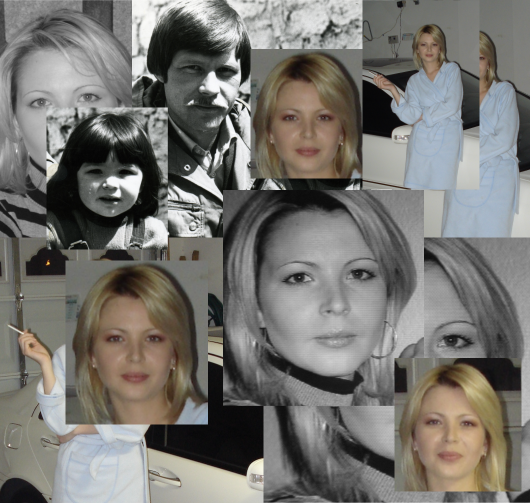
#> input picture mom.png, 1060 x 1006 px (shown at 1/2 size)
$ python facial_recognition.py
#> lines starting #> are read from the running program, lines starting #| are printed output that depends on the picture; after the words box and inside, x2 and y2 are one past the last pixel; in counts of white or black regions, pixels touching at a corner belong together
import cv2

#loading pre_trained data
face_data_set = cv2.CascadeClassifier('haarcascade_frontalface_default.xml')

#choosing personal image
face_img = cv2.imread('mom.png')
#> face_img is the input picture: shape (1006, 1060, 3); mean B, G, R 112.2, 116.6, 118.6

#converting to gray scale for recogition
gray_img = cv2.cvtColor(face_img, cv2.COLOR_BGR2GRAY)
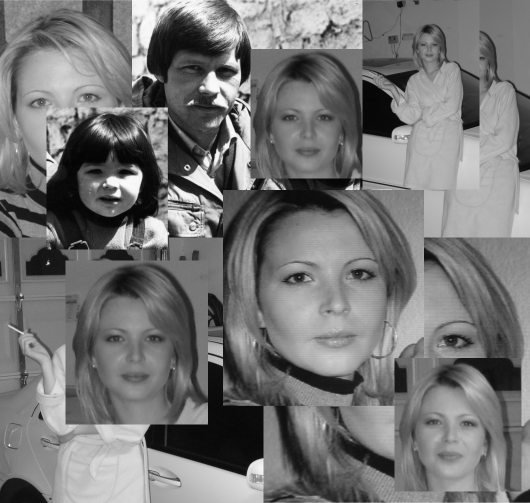
#> gray_img: shape (1006, 1060) (shown at 1/2 size); min 2, max 254, mean 116.7

#changes rectangle size accoring to size of face in image
img_box_size = face_data_set.detectMultiScale(gray_img)
#> img_box_size = [[828, 69, 59, 59], [815, 783, 173, 173], [148, 289, 150, 150], [330, 81, 174, 174], [527, 175, 173, 173], [170, 609, 198, 198], [508, 442, 303, 303]]
#print(img_box_size), which gives me coordinates for image squares

#image square format (img, (x, y), (x+w), (y+h), (B, G, R), thickness)

#iterate through different faces
for (x, y, w, h) in img_box_size:

    #creates square
    cv2.rectangle(face_img, (x, y), (x+w, y+h), (209, 201, 124), 2)

    #creates coordinates and prints text
    coordinates_top = (f"({x}, {y})")
    coordinates_bottom = (f"({x+w}), ({y+h})")
    cv2.putText(face_img, coordinates_top, (x, y - 10), cv2.FONT_HERSHEY_SCRIPT_SIMPLEX, 0.5, (209, 201, 124), 2, cv2.LINE_AA)
    cv2.putText(face_img, coordinates_bottom, ((x+w) - 100 , (y+h) + 15), cv2.FONT_HERSHEY_SIMPLEX, 0.5, (209, 201, 124), 2, cv2.LINE_AA)
#> this loop made 7 passes
#> (x, y, w, h, coordinates_bottom) on passes 1 to 7: (828, 69, 59, 59, '(887), (128)'), (815, 783, 173, 173, '(988), (956)'), (148, 289, 150, 150, '(298), (439)'), (330, 81, 174, 174, '(504), (255)'), (527, 175, 173, 173, '(700), (348)'), (170, 609, 198, 198, '(368), (807)'), (508, 442, 303, 303, '(811), (745)')
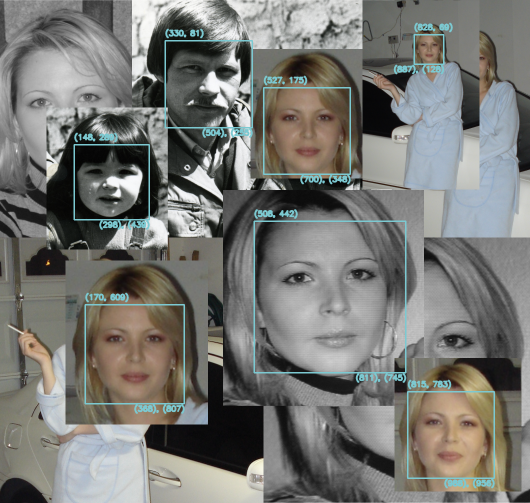
#> face_img: shape (1006, 1060, 3) (shown at 1/2 size); 2.89% of pixels changed, all inside (x1, y1, x2, y2) = (147, 45, 990, 977)

#show the image
cv2.imshow('Programmed Face Detector', face_img)

#exit execution by pressing any key
cv2.waitKey()

print("Project Executed")
